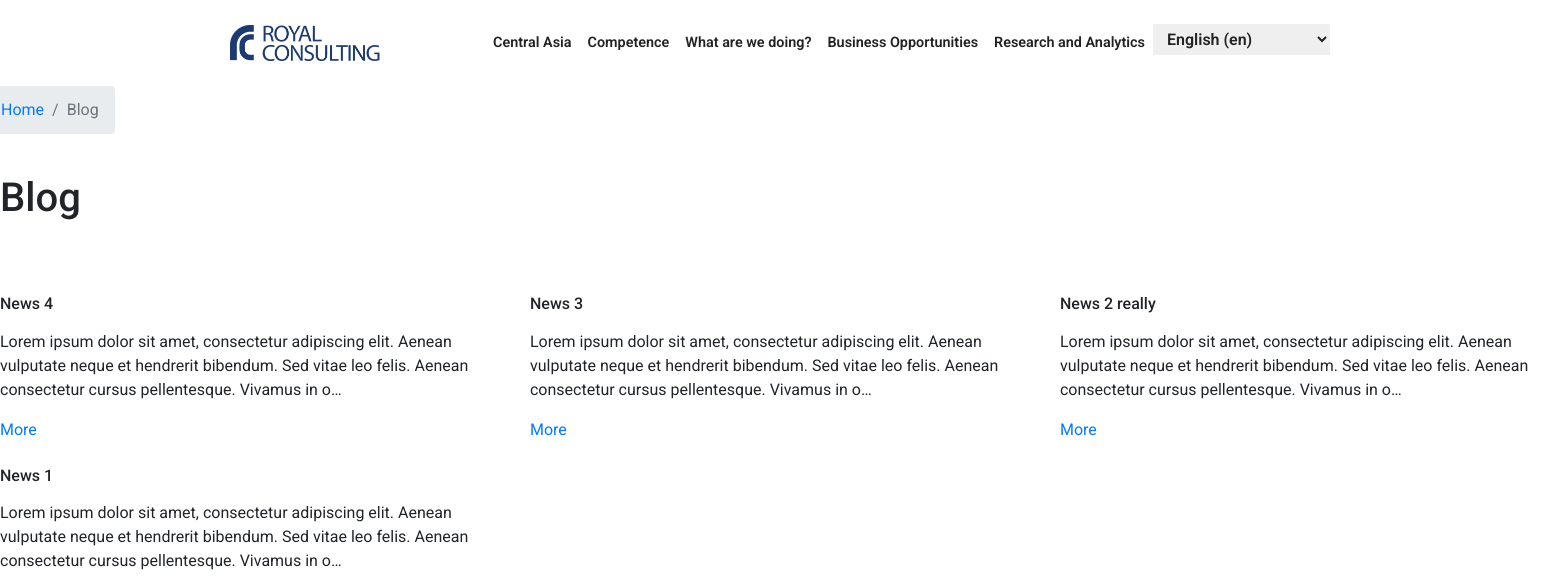
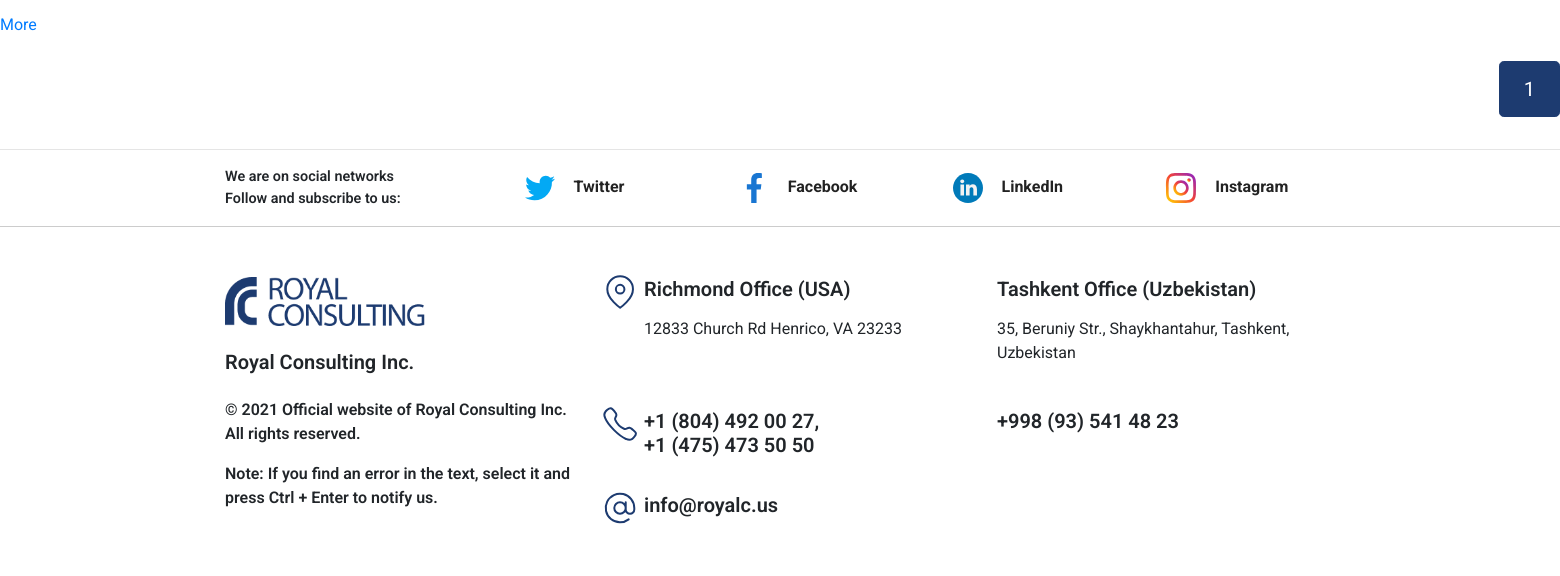
The app's page /info/news/, older data (2 pictures, top to bottom).
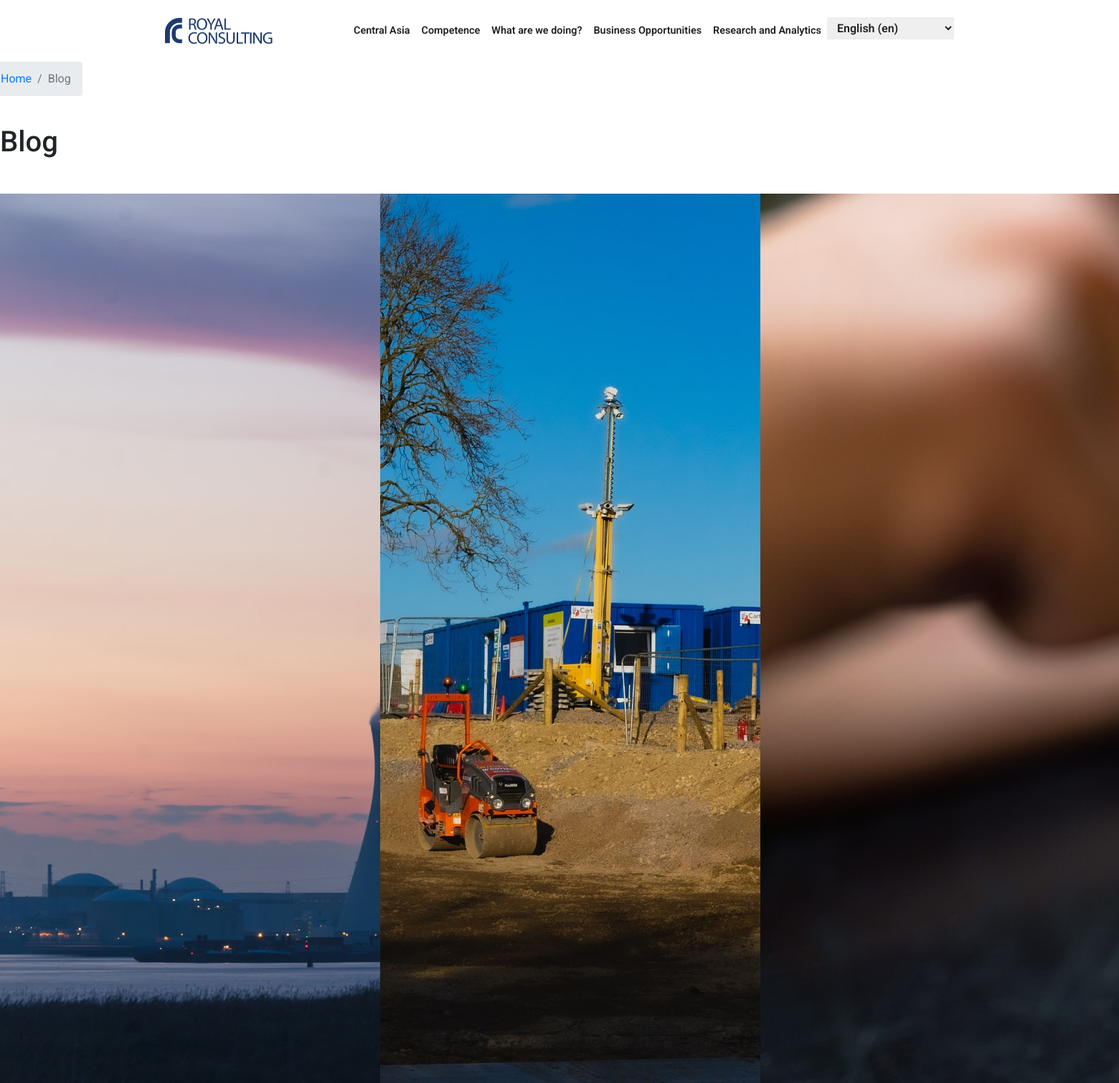
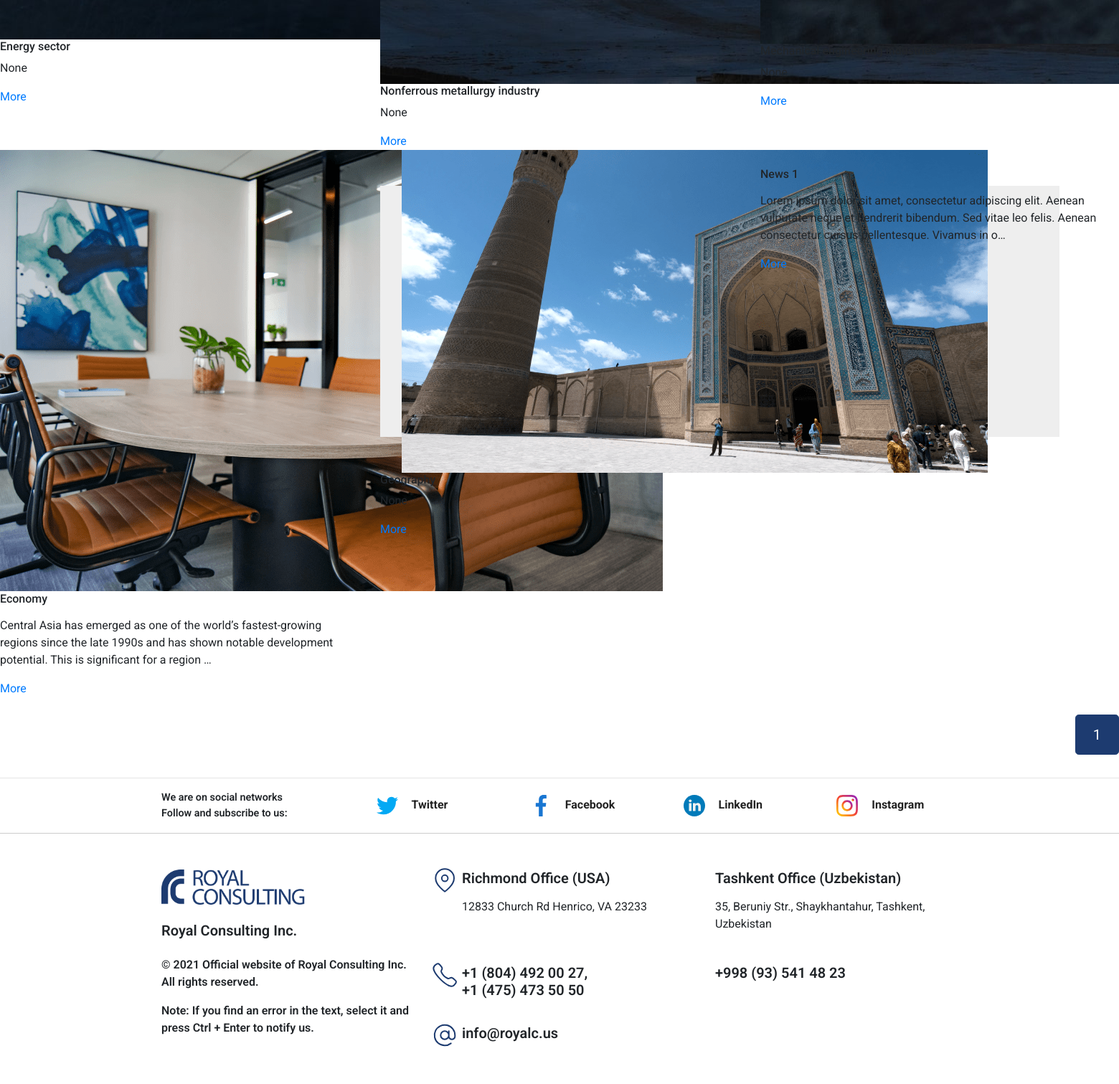
The same page, newer data (2 pictures, top to bottom).
### wedo/models.py (models this page shows, shortened)
class NewsModel(models.Model):
    title = models.CharField(max_length=500, null=True, blank=True)
    body = RichTextField(null=True, blank=True)
    image = models.ImageField(upload_to=upload_location, null=True, blank=True)
    date_published = models.DateTimeField(auto_now_add=True, verbose_name="date published")
    slug = models.SlugField(blank=True, unique=True)
    category = models.CharField(
        max_length=50,
        choices=R_A_CHOICES,
        default='News and Analytics',
    )
    class Meta:
        ordering = ['-date_published']
        verbose_name = 'News and Analytics'
        verbose_name_plural = 'News and Analytics'
    @property
    def imageURL(self):
        try:
            url = self.image.url
        except:
            url = ''
        return url

### infopages/views.py (the view)
# urls.py: path('news/', news_list_view, name='news-list'),
def news_list_view(request, *args, **kwargs):
    context = {}
    query = ""
    query = request.GET.get('q', '')
    context['query'] = str(query)
    news = sorted(get_blog_queryset(query), key=attrgetter('date_published'), reverse=True)
    page = request.GET.get('page', 1)
    news_paginator = Paginator(news, NEWS_PER_PAGE)
    try:
        news = news_paginator.page(page)
    except PageNotAnInteger:
        news = news_paginator.page(NEWS_PER_PAGE)
    except EmptyPage:
        news = news_paginator.page(news_paginator.num_pages)
    context['news'] = news
    return render(request, "pages/news_list.html", context)

### infopages/views.py (called while the page is built)
def get_blog_queryset(query=None):
    queryset = []
    queries = query.split(" ")
    for q in queries:
        news = NewsModel.objects.filter(
                Q(title__icontains=q) |
                Q(body__icontains=q)
            ).distinct()
        for new in news:
            queryset.append(new)
    return list(set(queryset))

### infopages/templates/pages/news_list.html (shortened to what this page needs)
{% extends 'base.html' %}
{% load static %}
{% load i18n %}
{% block content %}
    <section class="px-100">
        <div class="row">
            <ul class="breadcrumb">
                <li class="breadcrumb-item"><a href="#">Home</a></li>
                <li class="breadcrumb-item active">Blog</li>
            </ul>
        </div>
        <div class="row animation mt-4">
            <div class="col-lg-12 animation_top">
                <h1 class="section-title mb-lg-5 mb-3">Blog</h1>
                <div class="row mt-3">
                    {% for new in news %}
                        <div class="col-lg-4 col-md-6">
                            <div class="blog-item">
                                <img src="{{new.imageURL}}" alt="">
                                <div class="blog-caption">
                                    <h6>{{new.title}}</h6>
                                    <p>{{new.body|safe|truncatechars:180}}</p>
                                    <a href="{% url 'infopages:news-detail' new.slug %}" class="more-btn">More</a>
                                </div>
                            </div>
                        </div>
                    {% endfor %}
                </div>
                <div class="row mt-4">
                    <div class="col-lg-12">
                        <ul class="pagination-lg pagination justify-content-end">
                            {% for i in news.paginator.page_range %}
                                {% if news.number == i %}
                                    <li class="page-item active"><a class="page-link">{{ i }}</a></li>
                                {% else %}
                                    <li class="page-item" ><a class="page-link" href="?{% if query %}q={{query}}&{% endif %}page={{ i }}">{{ i }}</a></li>
                                {% endif %}
                            {% endfor %}
                        </ul>
                    </div>
                </div>
            </div>
        </div>
    </section>
{% endblock %}

Row changes from the older to the newer data that the page shows:
added NewsModel: title "Energy sector", body "None"
added NewsModel: imageURL (picture), title "Nonferrous metallurgy industry", body "None"
changed NewsModel: imageURL: picture added; title "News 4" → "Mechanical engineering industries"; body "Lorem ipsum dolor sit amet, consectetur adipiscing elit. Aenean vulputate neque et hendrerit bibendum. Sed vitae leo felis. Aenean consectetur cursus pellentesque. Vivamus in o…" → "None"
changed NewsModel: imageURL: picture added; title "News 3" → "Economy"; body "Lorem ipsum dolor sit amet, consectetur adipiscing elit. Aenean vulputate neque et hendrerit bibendum. Sed vitae leo felis. Aenean consectetur cursus pellentesque. Vivamus in o…" → "Central Asia has emerged as one of the world’s fastest-growing regions since the late 1990s and has shown notable development potential. This is significant for a region …"
changed NewsModel: imageURL: picture added; title "News 2 really" → "Geography"; body "Lorem ipsum dolor sit amet, consectetur adipiscing elit. Aenean vulputate neque et hendrerit bibendum. Sed vitae leo felis. Aenean consectetur cursus pellentesque. Vivamus in o…" → "None"
